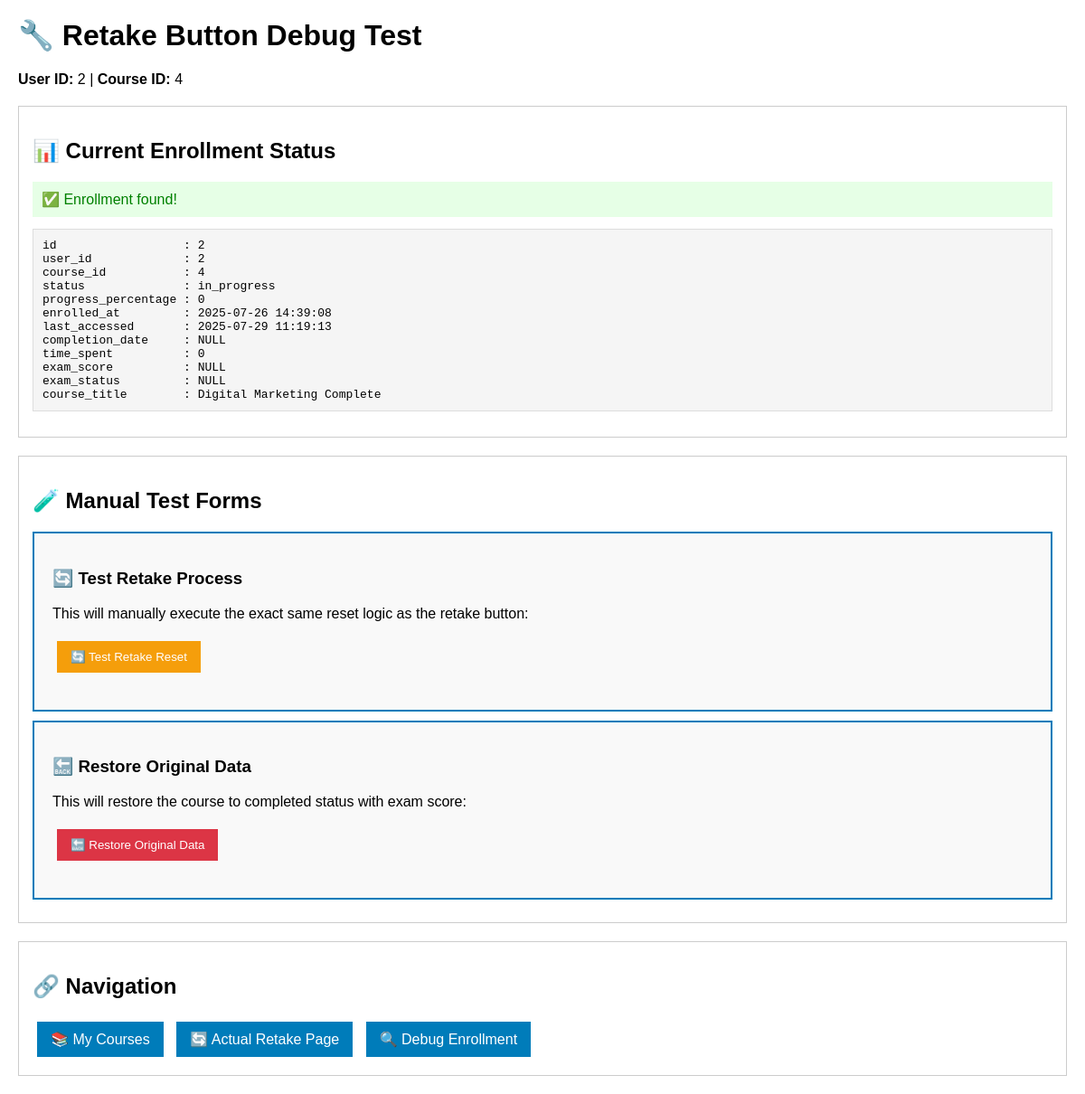
/retake-debug-test.php (signed in), run on the app's committed database.
### tables this page shows
CREATE TABLE `course_enrollments` (
  `id` int(11) NOT NULL,
  `user_id` int(11) NOT NULL,
  `course_id` int(11) NOT NULL,
  `status` enum('in_progress','completed','failed','dropped') DEFAULT 'in_progress',
  `progress_percentage` int(11) DEFAULT 0,
  `enrolled_at` datetime DEFAULT current_timestamp(),
  `last_accessed` datetime DEFAULT NULL,
  `completion_date` datetime DEFAULT NULL,
  `time_spent` int(11) DEFAULT 0,
  `exam_score` decimal(5,2) DEFAULT NULL,
  `exam_status` varchar(20) DEFAULT NULL
);

CREATE TABLE `course_list` (
  `id` int(11) NOT NULL,
  `teacher_id` int(11) DEFAULT 1,
  `category_id` int(11) DEFAULT 1,
  `title` varchar(200) NOT NULL,
  `description` text DEFAULT NULL,
  `price` decimal(10,2) DEFAULT 0.00,
  `duration_hours` int(11) DEFAULT 0,
  `level` enum('beginner','intermediate','advanced') DEFAULT 'beginner',
  `thumbnail` varchar(255) DEFAULT NULL,
  `status` varchar(20) DEFAULT 'active',
  `created_at` timestamp NOT NULL DEFAULT current_timestamp(),
  `curriculum` text DEFAULT NULL,
  `overview` text DEFAULT NULL
);

### retake-debug-test.php (the view, shortened to what this page needs)
<?php
$user_id = $_SESSION['user_id'];
$course_id = $_GET['course_id'] ?? 4;
echo "<h1>🔧 Retake Button Debug Test</h1>";
echo "<p><strong>User ID:</strong> $user_id | <strong>Course ID:</strong> $course_id</p>";
try {
    $pdo = getDbConnection();
    echo "<div class='section'>";
    echo "<h2>📊 Current Enrollment Status</h2>";
    $stmt = $pdo->prepare("
        SELECT e.*, cl.title as course_title
        FROM course_enrollments e
        LEFT JOIN course_list cl ON e.course_id = cl.id
        WHERE e.user_id = ? AND e.course_id = ?
    ");
    $stmt->execute([$user_id, $course_id]);
    $enrollment = $stmt->fetch(PDO::FETCH_ASSOC);
    if ($enrollment) {
        echo "<div class='success'>✅ Enrollment found!</div>";
        echo "<pre>";
        foreach ($enrollment as $key => $value) {
            echo sprintf("%-20s: %s\n", $key, $value ?? 'NULL');
        }
        echo "</pre>";
    } else {
        echo "<div class='error'>❌ No enrollment found!</div>";
    }
    echo "</div>";
} catch (Exception $e) {
    echo "<div class='error'>💥 SYSTEM ERROR: " . $e->getMessage() . "</div>";
}
?>
<div class="section">
    <h2>🧪 Manual Test Forms</h2>
    <div class="test-form">
        <h3>🔄 Test Retake Process</h3>
        <p>This will manually execute the exact same reset logic as the retake button:</p>
        <form method="POST">
            <button type="submit" name="test_retake" class="btn btn-warning" onclick="return confirm('Test the retake reset process?')">
                🔄 Test Retake Reset
            </button>
        </form>
    </div>
    <div class="test-form">
        <h3>🔙 Restore Original Data</h3>
        <p>This will restore the course to completed status with exam score:</p>
        <form method="POST">
            <button type="submit" name="restore_data" class="btn btn-danger" onclick="return confirm('Restore original completed status?')">
                🔙 Restore Original Data
            </button>
        </form>
    </div>
</div>
<div class="section">
    <h2>🔗 Navigation</h2>
    <a href="my-courses.php" class="btn">📚 My Courses</a>
    <a href="retake-course.php?course_id=<?php echo $course_id; ?>" class="btn">🔄 Actual Retake Page</a>
    <a href="debug-enrollment.php?course_id=<?php echo $course_id; ?>" class="btn">🔍 Debug Enrollment</a>
</div>

### retake-debug-test.php (style rules this page uses)
.section { margin: 20px 0; padding: 15px; border: 1px solid #ccc; }
.success { color: green; background: #e6ffe6; padding: 10px; }
.btn { padding: 10px 15px; margin: 5px; background: #007cba; color: white; border: none; cursor: pointer; text-decoration: none; display: inline-block; }
.btn-warning { background: #f59e0b; }
.btn-danger { background: #dc3545; }
pre { background: #f5f5f5; padding: 10px; border: 1px solid #ddd; }
.test-form { background: #f9f9f9; padding: 20px; border: 2px solid #007cba; margin: 10px 0; }

### data on the page
course_enrollments: id "2", user "2", course "4", status "in_progress", progress_percentage "0", enrolled_at "2025-07-26 14:39:08", last_accessed "2025-07-29 11:19:13", completion_date "NULL", time_spent "0", exam_score "NULL", exam_status "NULL", course_list.title "Digital Marketing Complete"

### other printed values
$user_id "2"
$course_id "4"
$key "id"
$key "user_id"
$key "course_id"
$key "status"
$key "progress_percentage"
$key "enrolled_at"
$key "last_accessed"
$key "completion_date"
$key "time_spent"
$key "exam_score"
$key "exam_status"
$key "course_title"
